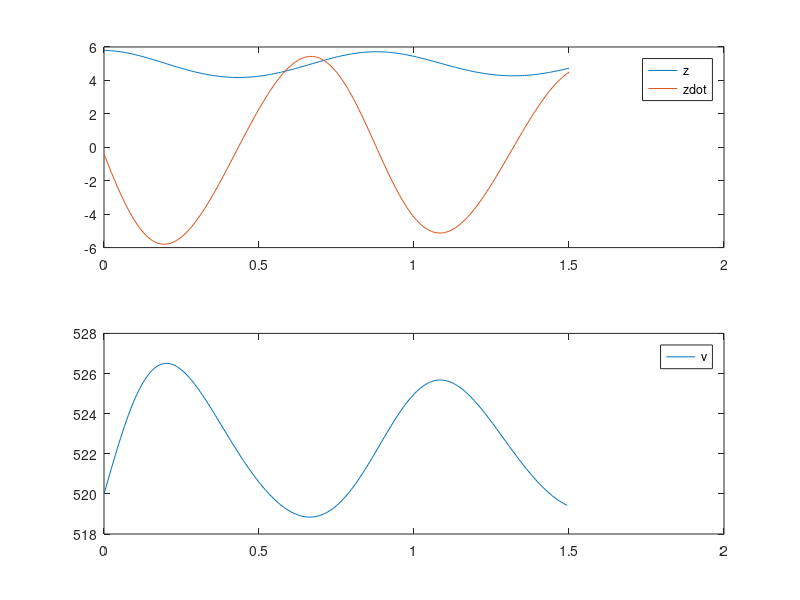

Here is the MATLAB script that generated this plot:
function startercode181744
[T,X,U,XFORDISPLAY] = RunSimulation;
PlotResults(T,X,U);
z = mat2str(XFORDISPLAY(1),8)
zdot = mat2str(XFORDISPLAY(2),8)
end

function [actuators,data] = initControlSystem(sensors,references,parameters,data)
data.A = [0 1; -(4+4*3*5^2)/6 -1/6];
data.B = [0;1/6];
data.C = [0,1];
data.xhat = [0;0];
data.u=0;
Qc = eye(2);
Rc = .6;
Qo = 9.7;
Ro= eye(2);
data.K = lqr(data.A,data.B,Qc,Rc);
data.L = lqr(data.A',data.C',inv(Ro),inv(Qo))';
data.K
data.L
[actuators,data] = runControlSystem(sensors,references,parameters,data);
end

function [actuators,data] = runControlSystem(sensors,references,parameters,data)
u=-data.K*data.xhat;
y=sensors.zdot-5;
data.xhat=data.xhat+(data.A*data.xhat+data.B*u-data.L*(data.C*data.xhat-y))*parameters.tStep;
actuators.v= u+4*5+4*5^3;
end

function [T,X,U,XFORDISPLAY] = RunSimulation
[t,x,tStep,nSteps,nStepsForDisplay] = InitSimulation;
T = t;
X = x;
U = [];
controller.init = @initControlSystem;
controller.run = @runControlSystem;
controller.sensors = GetSensors(t,x);
controller.references = struct;
controller.parameters = struct('tStep',tStep);
controller.data = struct;
[controller.actuators,controller.data] = ...
    controller.init(controller.sensors, ...
                    controller.references, ...
                    controller.parameters, ...
                    controller.data);
for iStep = 1:nSteps
    u = GetInput(controller.actuators);
    [t,x] = ode45(@(t,x) GetXDot(t,x,u),[t t+tStep],x);
    t = t(end);
    x = x(end,:)';
    controller.sensors = GetSensors(t,x);
    [controller.actuators,controller.data] = ...
    controller.run(controller.sensors, ...
                    controller.references, ...
                    controller.parameters, ...
                    controller.data);
    T = [T t];
    X = [X x];
    U = [U u];
    if iStep==nStepsForDisplay
        XFORDISPLAY = x;
    end
end
end

function [t,x,tStep,nSteps,nStepsForDisplay] = InitSimulation
t = 0;
x = [5.80; -0.40];
tStep = 0.006;
nStepsForDisplay = 25;
nSteps = 250;
end

function u = GetInput(actuators)
u = actuators.v;
end

function sensors = GetSensors(t,x)
sensors.t = t;
sensors.zdot = x(2);
end

function xdot = GetXDot(t,x,u)
xdot = [x(2); (1/6)*(-(1*x(2)+4*x(1)+4*x(1)^3)+u(1))];
end

function PlotResults(T,X,U)
clf;
subplot(2,1,1);
plot(T,X);
legend('z','zdot');
subplot(2,1,2);
plot(T(1:end-1),U);
legend('v');
end
